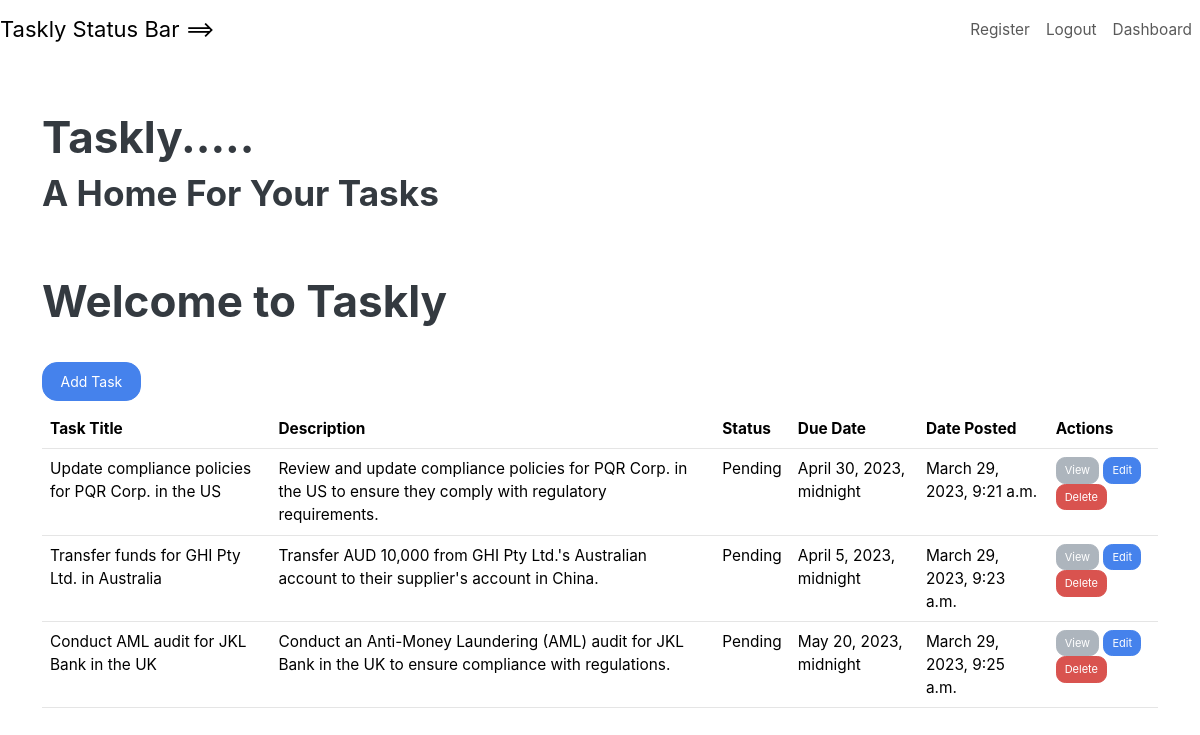
Screenshot of / (signed in) with the database file from the repository.
### taskly/models.py (models this page shows, shortened)
class Task(models.Model):
    title = models.CharField(max_length=100, null=True)
    content = models.CharField(max_length=1000, null=True, blank=True)
    date_posted = models.DateTimeField(auto_now_add=True, null=True)
    due_date = models.DateTimeField(null=True)
    user = models.ForeignKey(User, on_delete=models.CASCADE, null=True)

### taskly/views.py (the view)
# urls.py: path('', views.index, name='dashboard'),
@login_required()
def index(request):
    tasks = Task.objects.all().filter(user=request.user)
    return render(request, 'index.html', {'tasks':tasks})

### taskly/templates/index.html (shortened to what this page needs)
<!DOCTYPE html>
<html lang="en">
{% extends 'base.html' %}
{% block content %}
<h1>Taskly..... </h1>
<h2>A Home For Your Tasks</h2>
    <br><br>
    <div class="backdrop">
        <h1>Welcome to Taskly  {{ username }}</h1>
    </div>
    <br>
<a href="{% url 'taskly:create_task' %}" class="btn btn-primary mb-2">Add Task</a>
<table class="table">
    <thead>
        <tr>
            <th>Task Title</th>
            <th>Description</th>
            <th>Status</th>
            <th>Due Date</th>
            <th>Date Posted</th>
            <th>Actions</th>
        </tr>
    </thead>
    <tbody>
        {% for task in tasks %}
        <tr>
            <td>{{ task.title }}</td>
            <td>{{ task.content }}</td>
            <td>
                {% if task.due_date %}
                    {% if task.due_date < task.date_posted %}
                        Overdue
                    {% else %}
                        Pending
                    {% endif %}
                {% else %}
                    No Due Date
                {% endif %}
            </td>
            <td>{{ task.due_date }}</td>
            <td>{{ task.date_posted }}</td>
            <td>
                <a href="{% url 'taskly:view_task' task.pk %}" class="btn btn-secondary btn-sm">View</a>
                <a href="{% url 'taskly:update_task' task.pk %}" class="btn btn-primary btn-sm">Edit</a>
                <form action="{% url 'taskly:delete_task' task.pk %}" method="POST" class="d-inline">
                    <a href="{% url 'taskly:delete_task' task.id %}" class="btn btn-danger btn-sm">Delete</a>
                </form>
            </td>
        </tr>
        {% empty %}
        <tr>
            <td colspan="5">No tasks found.</td>
        </tr>
        {% endfor %}
    </tbody>
</table>
{% endblock %}

### rows the page displays
Task: title "Update compliance policies for PQR Corp. in the US", content "Review and update compliance policies for PQR Corp. in the US to ensure they comply with regulatory requirements.", shows "Pending", due_date "April 30, 2023, midnight", date_posted "March 29, 2023, 9:21 a.m."
Task: title "Transfer funds for GHI Pty Ltd. in Australia", content "Transfer AUD 10,000 from GHI Pty Ltd.'s Australian account to their supplier's account in China.", shows "Pending", due_date "April 5, 2023, midnight", date_posted "March 29, 2023, 9:23 a.m."
Task: title "Conduct AML audit for JKL Bank in the UK", content "Conduct an Anti-Money Laundering (AML) audit for JKL Bank in the UK to ensure compliance with regulations.", shows "Pending", due_date "May 20, 2023, midnight", date_posted "March 29, 2023, 9:25 a.m."
